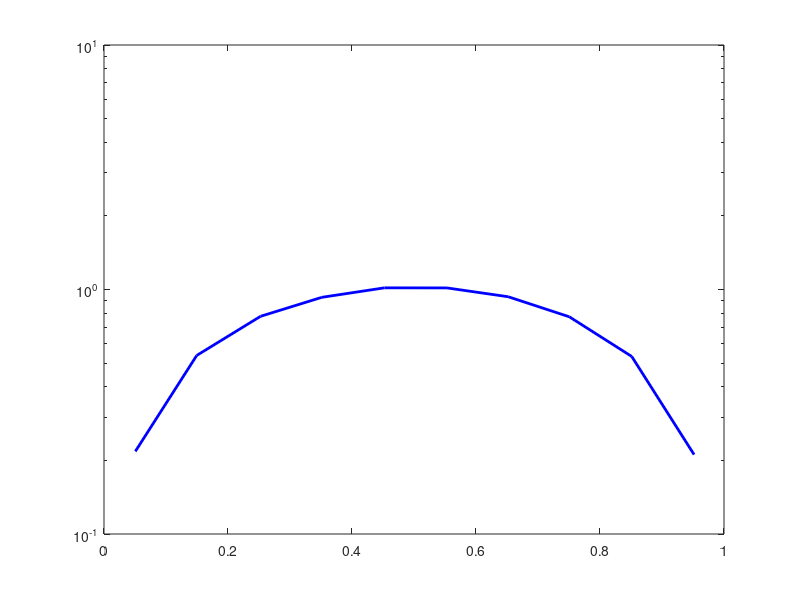

MATLAB code to generate this figure: (Note: this script raises an error after producing the figure.)
clc;clear all;close all
%%

load 001.dat;
Ta1=X001;
load 01.dat;
Ta2=X01;
load 05.dat
Ta3=X05;
Ta3(:,2)=Ta3(:,2)

semilogy(Ta1(:,1),Ta1(:,2),'b','LineWidth',2);
hold on


load 1D/2e-7/Tempcell.dat;

C=1627100;
q=1E15;
k=150;
v=2677;
xx=0:0.01:1
S=q;
L=2e-7;
T11=Tempcell;
T11(:,4)=8*k*(T11(:,4))/S/L/L;
scatter(T11(:,1)/L,T11(:,4),80,'r');
hold on


plot(Ta2(:,1),Ta2(:,2),'b','LineWidth',2);
hold on


plot(Ta3(:,1),Ta3(:,2),'b','LineWidth',2);
hold on


load 1D/1e-6/Tempcell.dat;

C=1627100;
q=1E15;
k=150;
v=2677;
xx=0:0.01:1
S=q;
L=1e-6;
T11=Tempcell;
T11(:,4)=8*k*(T11(:,4))/S/L/L;
scatter(T11(:,1)/L,T11(:,4),80,'r');
hold on


load 1D/1e-5/Tempcell.dat;

C=1627100;
q=1E15;
k=150;
v=2677;
xx=0:0.01:1
S=q;
L=1e-5;
T11=Tempcell;
T11(:,4)=8*k*(T11(:,4))/S/L/L;
scatter(T11(:,1)/L,T11(:,4),80,'r');
hold on


box on

legend('Cao et al','Present','FontSize',24,'Location','best');
legend boxoff

xlabel('X*','FontSize',24);

ylabel('T*','FontSize',24);

set(gca,'FontSize',24);

text(0.5,2,'L=1000 nm','FontSize',24)

text(0.5,1,'L=100 nm','FontSize',24)

text(0.5,0.5,'L=10 nm','FontSize',24)

